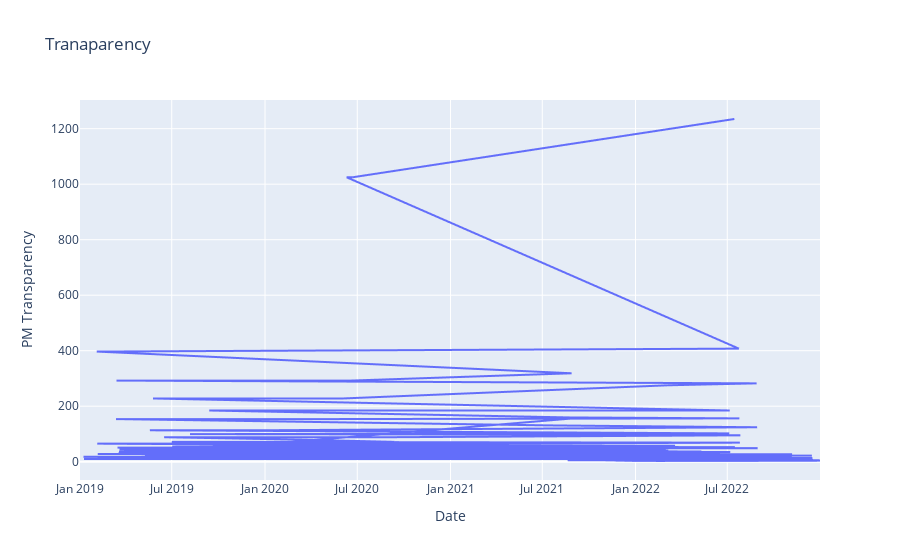

Write notebook code for a chart like this one.
### Code cell
fig = px.line(df, x="Date", y="PM Transparency", title="Tranaparency")
fig.show()

### Figure 1 — Plotly figure (JSON) as saved in the notebook; plotly's stock layout.template omitted (floating-point values rounded to 4 significant figures; data arrays with more than 128 entries replaced by an {"elided": "..."} marker saying what was removed)
{"data": [{"hovertemplate": "Date=%{x}<br>PM Transparency=%{y}<extra></extra>", "legendgroup": "", "line": {"color": "#636efa", "dash": "solid"}, "marker": {"symbol": "circle"}, "mode": "lines", "name": "", "showlegend": false, "type": "scattergl", "x": {"elided": "28918 str values"}, "xaxis": "x", "y": {"elided": "28918 float values"}, "yaxis": "y"}], "layout": {"legend": {"tracegroupgap": 0}, "title": {"text": "Tranaparency"}, "xaxis": {"anchor": "y", "domain": [0, 1], "title": {"text": "Date"}}, "yaxis": {"anchor": "x", "domain": [0, 1], "title": {"text": "PM Transparency"}}}}
